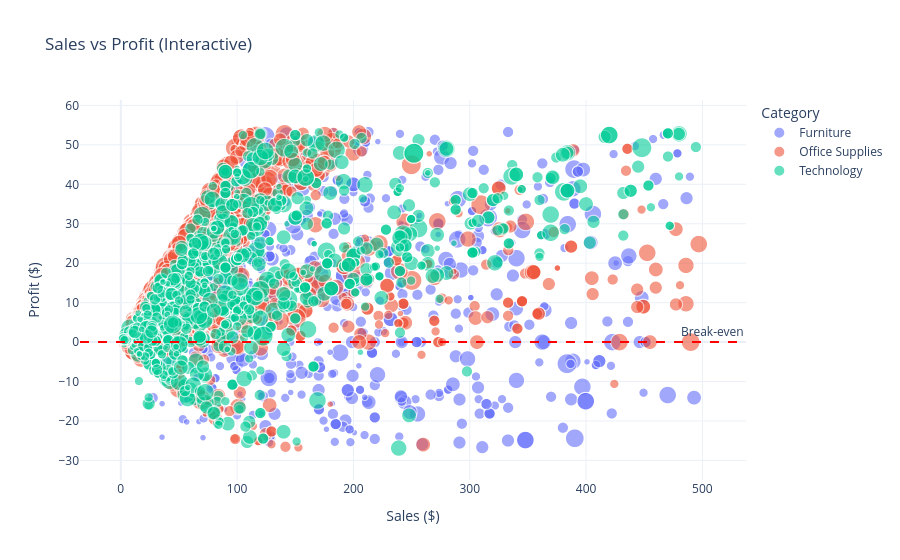

Notebook code for this chart:
### Code cell
# Cell 15 – Plotly Scatter: Sales vs Profit (Interactive)
fig = px.scatter(df, x='Sales', y='Profit',
                 color='Category', size='Quantity',
                 hover_data=['Product Name', 'Region', 'Discount'],
                 title='Sales vs Profit (Interactive)',
                 labels={'Sales': 'Sales ($)', 'Profit': 'Profit ($)'},
                 template='plotly_white', opacity=0.6)
fig.add_hline(y=0, line_dash='dash', line_color='red',
              annotation_text='Break-even')
fig.write_html('../reports/html/03_plotly_sales_vs_profit.html')
fig.show()
print('Saved: 03_plotly_sales_vs_profit.html')

### Figure 1 — Plotly figure (JSON) as saved in the notebook; plotly's stock layout.template omitted (floating-point values rounded to 4 significant figures; data arrays with more than 128 entries replaced by an {"elided": "..."} marker saying what was removed)
{"data": [{"customdata": {"elided": "1159x3 mixed values"}, "hovertemplate": "Category=Furniture<br>Sales ($)=%{x}<br>Profit ($)=%{y}<br>Quantity=%{marker.size}<br>Product Name=%{customdata[0]}<br>Region=%{customdata[1]}<br>Discount=%{customdata[2]}<extra></extra>", "legendgroup": "Furniture", "marker": {"color": "#636efa", "opacity": 0.6, "size": {"elided": "1159 int values"}, "sizemode": "area", "sizeref": 0.0225, "symbol": "circle"}, "mode": "markers", "name": "Furniture", "showlegend": true, "x": {"elided": "1159 float values"}, "xaxis": "x", "y": {"elided": "1159 float values"}, "yaxis": "y", "type": "scattergl"}, {"customdata": {"elided": "4512x3 mixed values"}, "hovertemplate": "Category=Office Supplies<br>Sales ($)=%{x}<br>Profit ($)=%{y}<br>Quantity=%{marker.size}<br>Product Name=%{customdata[0]}<br>Region=%{customdata[1]}<br>Discount=%{customdata[2]}<extra></extra>", "legendgroup": "Office Supplies", "marker": {"color": "#EF553B", "opacity": 0.6, "size": {"elided": "4512 int values"}, "sizemode": "area", "sizeref": 0.0225, "symbol": "circle"}, "mode": "markers", "name": "Office Supplies", "showlegend": true, "x": {"elided": "4512 float values"}, "xaxis": "x", "y": {"elided": "4512 float values"}, "yaxis": "y", "type": "scattergl"}, {"customdata": {"elided": "1093x3 mixed values"}, "hovertemplate": "Category=Technology<br>Sales ($)=%{x}<br>Profit ($)=%{y}<br>Quantity=%{marker.size}<br>Product Name=%{customdata[0]}<br>Region=%{customdata[1]}<br>Discount=%{customdata[2]}<extra></extra>", "legendgroup": "Technology", "marker": {"color": "#00cc96", "opacity": 0.6, "size": {"elided": "1093 int values"}, "sizemode": "area", "sizeref": 0.0225, "symbol": "circle"}, "mode": "markers", "name": "Technology", "showlegend": true, "x": {"elided": "1093 float values"}, "xaxis": "x", "y": {"elided": "1093 float values"}, "yaxis": "y", "type": "scattergl"}], "layout": {"xaxis": {"anchor": "y", "domain": [0.0, 1.0], "title": {"text": "Sales ($)"}}, "yaxis": {"anchor": "x", "domain": [0.0, 1.0], "title": {"text": "Profit ($)"}}, "legend": {"title": {"text": "Category"}, "tracegroupgap": 0, "itemsizing": "constant"}, "title": {"text": "Sales vs Profit (Interactive)"}, "shapes": [{"line": {"color": "red", "dash": "dash"}, "type": "line", "x0": 0, "x1": 1, "xref": "x domain", "y0": 0, "y1": 0, "yref": "y"}], "annotations": [{"showarrow": false, "text": "Break-even", "x": 1, "xanchor": "right", "xref": "x domain", "y": 0, "yanchor": "bottom", "yref": "y"}]}}
